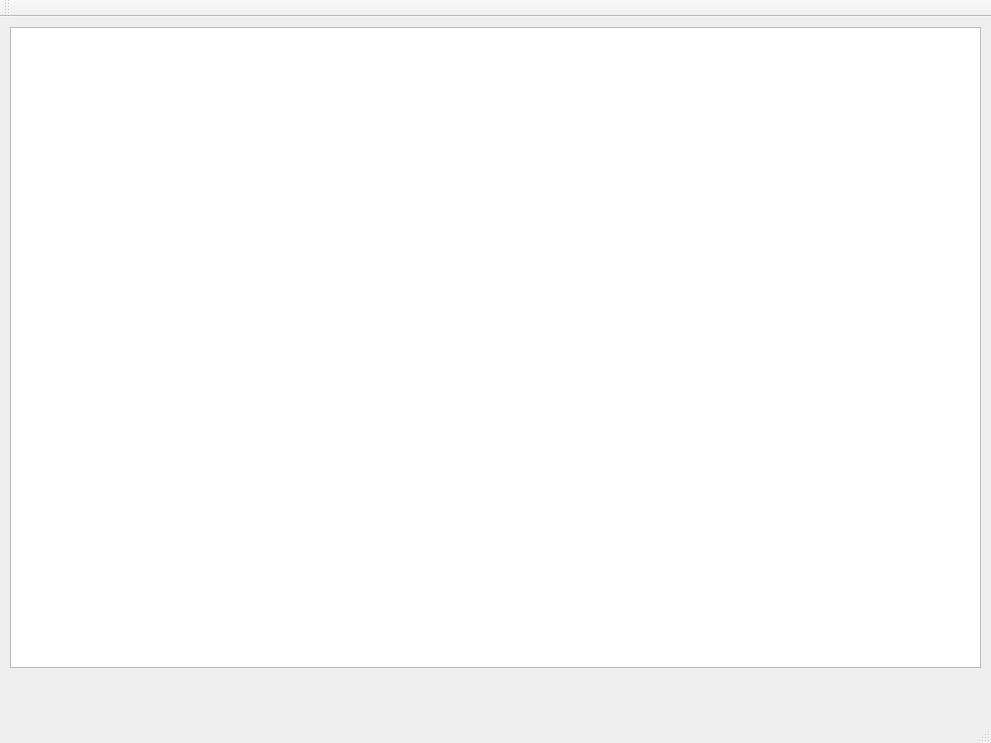
<?xml version="1.0" encoding="UTF-8"?>
<ui version="4.0">
 <class>MainWindow</class>
 <widget class="QMainWindow" name="MainWindow">
  <property name="geometry">
   <rect>
    <x>0</x>
    <y>0</y>
    <width>991</width>
    <height>743</height>
   </rect>
  </property>
  <property name="windowTitle">
   <string>MainWindow</string>
  </property>
  <widget class="QWidget" name="centralWidget">
   <widget class="QGraphicsView" name="gView">
    <property name="geometry">
     <rect>
      <x>10</x>
      <y>10</y>
      <width>971</width>
      <height>641</height>
     </rect>
    </property>
   </widget>
  </widget>
  <widget class="QMenuBar" name="menuBar">
   <property name="geometry">
    <rect>
     <x>0</x>
     <y>0</y>
     <width>991</width>
     <height>25</height>
    </rect>
   </property>
  </widget>
  <widget class="QToolBar" name="mainToolBar">
   <attribute name="toolBarArea">
    <enum>TopToolBarArea</enum>
   </attribute>
   <attribute name="toolBarBreak">
    <bool>false</bool>
   </attribute>
  </widget>
  <widget class="QStatusBar" name="statusBar"/>
 </widget>
 <layoutdefault spacing="6" margin="11"/>
 <resources/>
 <connections/>
</ui>
